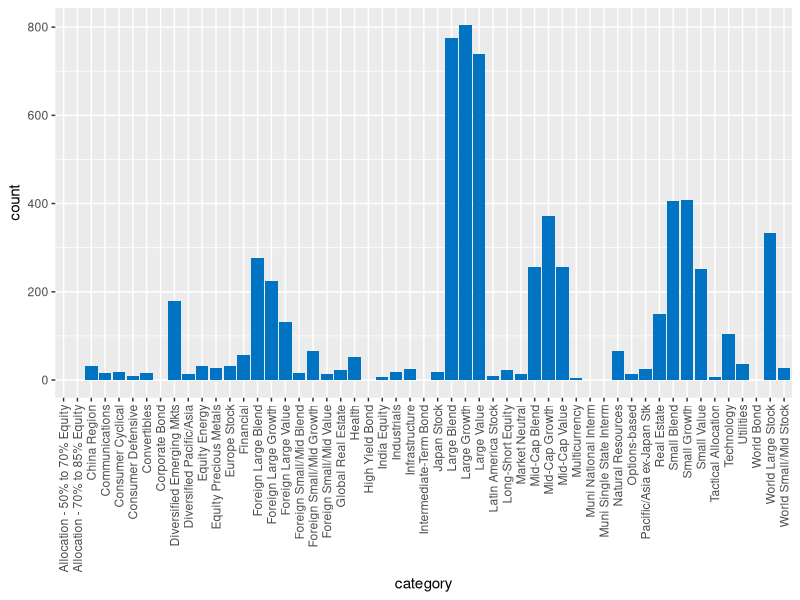
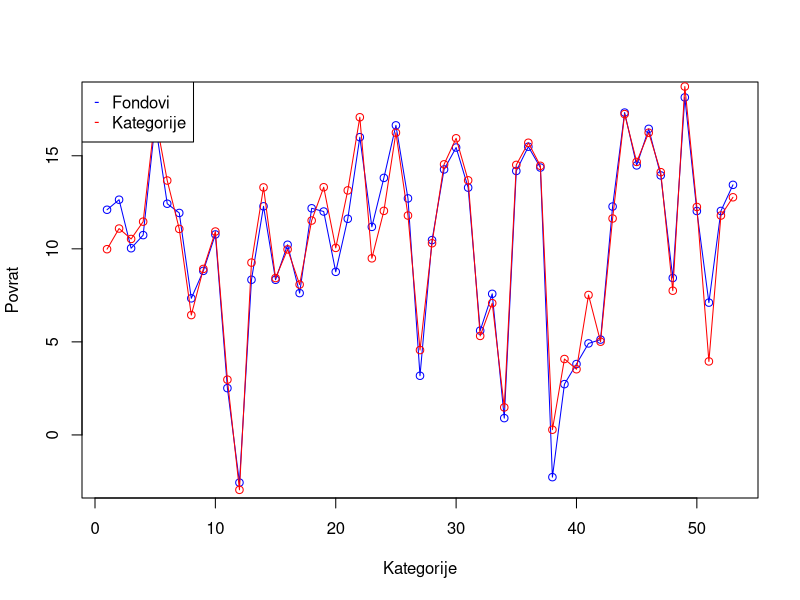
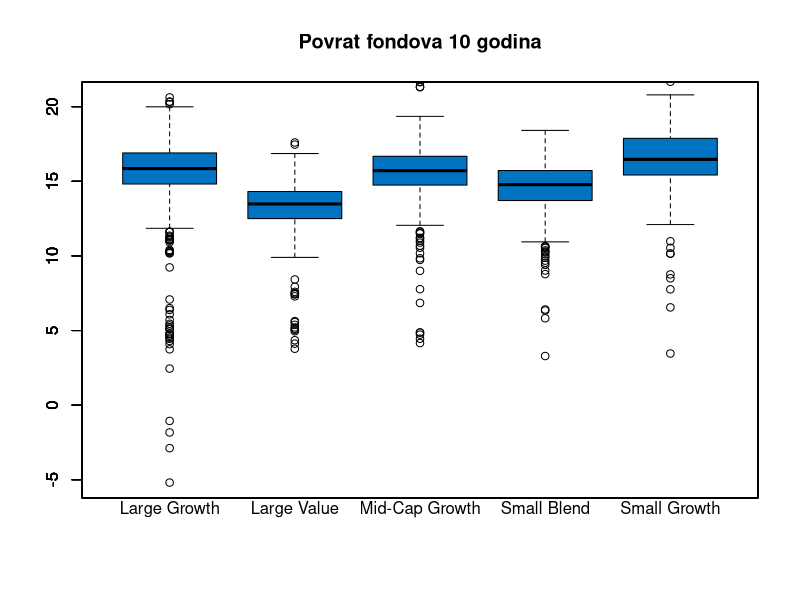
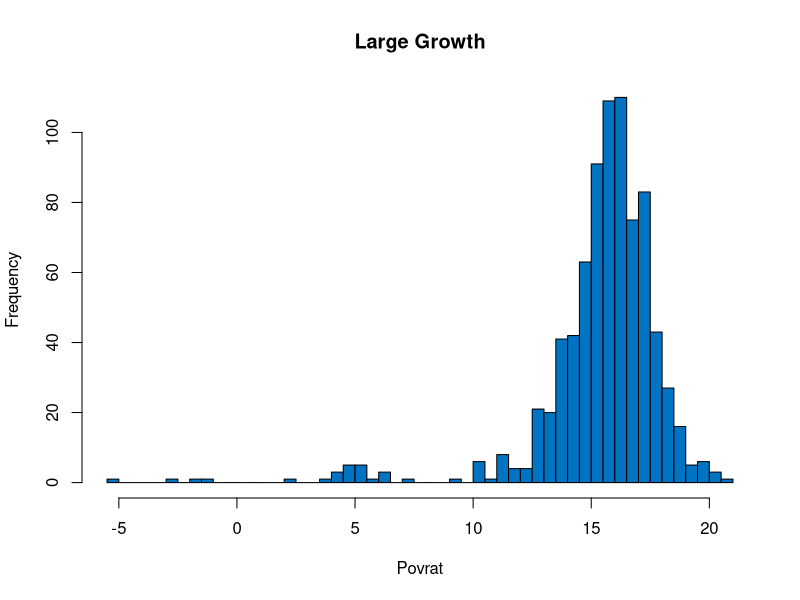
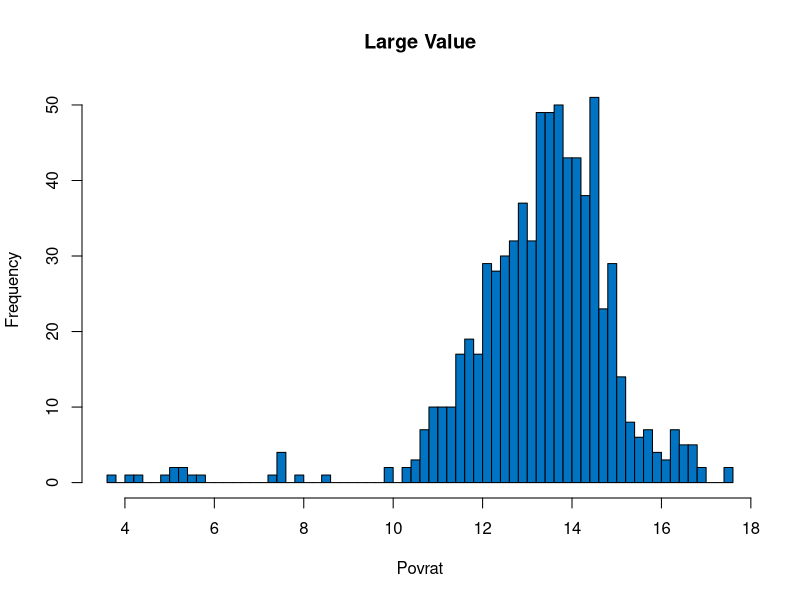
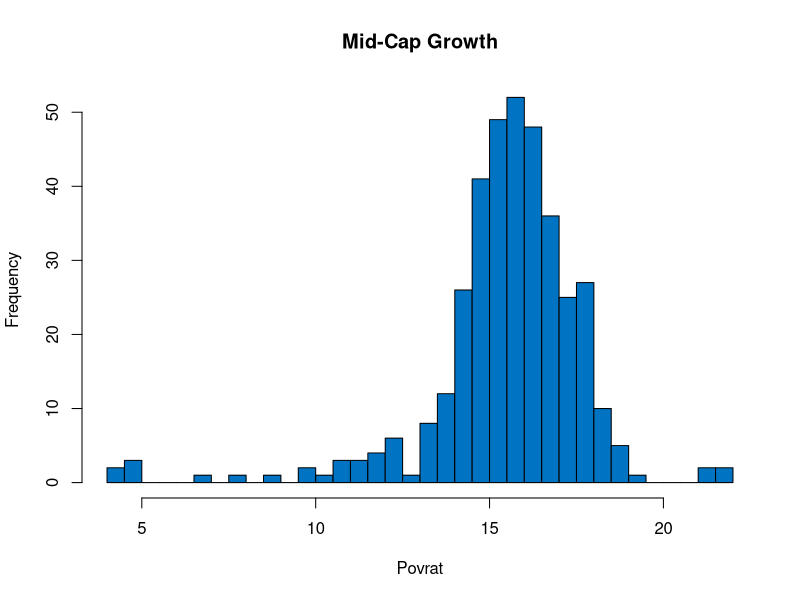
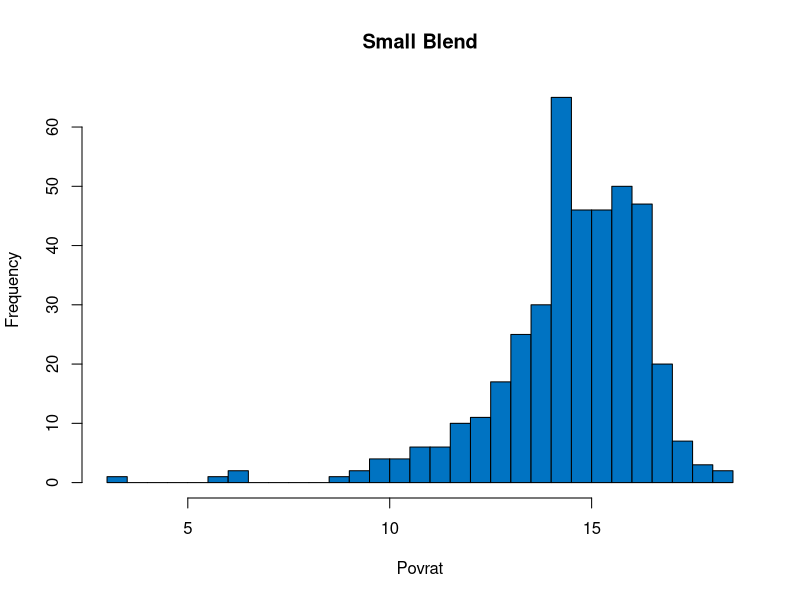
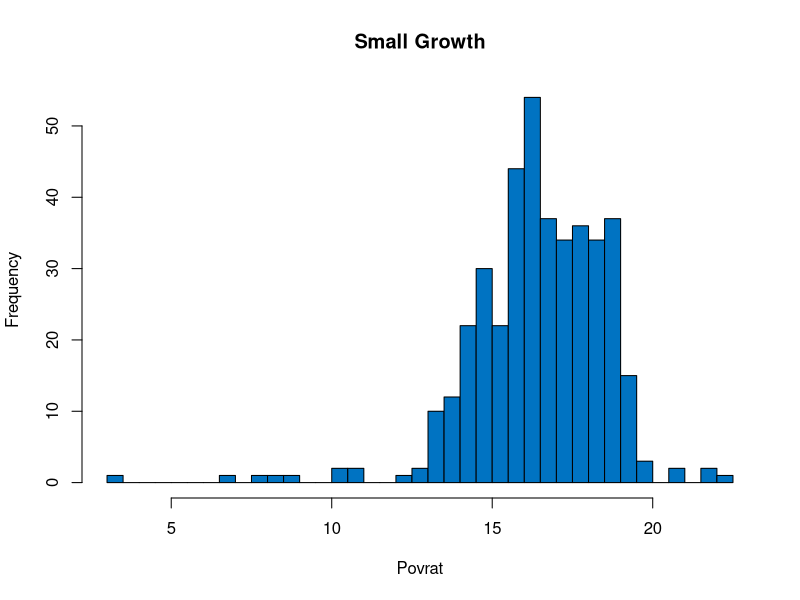

The R source for these figures, in order: (Note: this script raises an error after producing the figures.)
## ---- chunk 1
mutual_funds = read.csv("mutual_funds.csv")
head(mutual_funds)
## ---- chunk 2
levels(mutual_funds$category)
## ---- chunk 3
#library(dplyr)

cats = table(mutual_funds$category)
cats = as.data.frame(cats)
cats

library(ggplot2)

ggplot(mutual_funds, aes(category)) + geom_bar(fill = "#0073C2FF") + theme(axis.text.x = element_text(angle = 90, vjust = 0.5, hjust=1))
## ---- chunk 4
cat_ytd = do.call(data.frame, aggregate(cbind(fund_return_10years, category_return_10years)~category, mutual_funds, FUN = function(x) c(Mean = mean(x))))

plot(cat_ytd$fund_return_10years,type = "o",col = "blue", xlab = "Kategorije", ylab = "Povrat", 
   main = "")

lines(cat_ytd$category_return_10years, type = "o", col = "red")

legend(x = "topleft", y=0.85, legend = c("Fondovi", "Kategorije"), col = c("blue", "red"), pch=c("-","-"))

## ---- chunk 5

cats = c("Large Growth", "Large Value", "Mid-Cap Growth", "Small Blend", "Small Growth")

boxplot(mutual_funds[mutual_funds$category == "Large Growth",]$fund_return_10years, boxfill = NA, border = NA,  main='Povrat fondova 10 godina', names=c(""))

i = 1
for (c in cats) {
  jedna = mutual_funds[mutual_funds$category == c, ]
  
  boxplot(jedna$fund_return_10years,
          xaxt = "n", add = TRUE, boxfill="#0073C2FF", xlab="",
          boxwex=0.3, at= i * 0.2 + 0.4)
  mtext(c, side = 1, at= i * 0.2 + 0.4)
  
  i = i + 1
}

for (c in cats) {
  jedna = mutual_funds[mutual_funds$category == c, ]
  h = hist(jedna$fund_return_10years,
         breaks=50,
         main=c,
         xlab="Povrat",
         ylab='Frequency',
         col="#0073C2FF"
         ) 
}
## ---- chunk 6
for (c in cats) {
  jedna = mutual_funds[mutual_funds$category == c, ]
  
  qqnorm(jedna$fund_return_10years, pch = 1, frame = FALSE,main=c)
  qqline(jedna$fund_return_10years, col = "steelblue", lwd = 2)
}
## ---- chunk 7
cats = table(mutual_funds$category)
cats = as.data.frame(cats)
to_remove = cats[cats$Freq < 30,]
cats = cats[cats$Freq >= 30,]
cats

cat_funds = mutual_funds

for (c in to_remove$Var1) {
  cat_funds = cat_funds[cat_funds$category != c, ]
}
## ---- chunk 8
testovi = data.frame()

for (c in unique(cat_funds$category)) {
  d = cat_funds[cat_funds$category == c, ]
  
  y10 = t.test(d$fund_return_10years, mu = mean(d$category_return_10years), alternative="greater")$p.value
  
  row = data.frame(category=c, p10years=y10)
  
  testovi = rbind(testovi, row)
}

testovi

y10t = testovi[testovi$p10years < 0.05,]

p = nrow(y10t) / nrow(testovi) * 100
cat("Procenat fondova koji pobjedjuju kategoriju", p)
## ---- chunk 9
manji = cat_funds[cat_funds$fund_return_10years < cat_funds$category_return_10years, ]
veci = cat_funds[cat_funds$fund_return_10years > cat_funds$category_return_10years, ]
dim(manji)
dim(veci)
## ---- chunk 10
cats = table(veci$category)
cats = as.data.frame(cats)
cats

ggplot(veci, aes(category)) + geom_bar(fill = "#0073C2FF") + theme(axis.text.x = element_text(angle = 90, vjust = 0.5, hjust=1)) + ggtitle("Fondovi koji pobjeđuju kategoriju")

cats = table(manji$category)
cats = as.data.frame(cats)
cats

ggplot(manji, aes(category)) + geom_bar(fill = "#0073C2FF") + theme(axis.text.x = element_text(angle = 90, vjust = 0.5, hjust=1)) + ggtitle("Fondovi koji ne pobjeđuju kategoriju")
## ---- chunk 11
veci = select(veci, c("category", "net_assets", "fund_yield", "morningstar_rating", "inception_date", "investment", "size", "currency", "portfolio_cash", "portfolio_stocks", "portfolio_preferred", "fund_return_10years", "category_return_10years"))
manji = select(manji, c("category", "net_assets", "fund_yield", "morningstar_rating", "inception_date", "investment", "size", "currency", "portfolio_cash", "portfolio_stocks", "portfolio_preferred", "fund_return_10years", "category_return_10years"))

veci$relative_return = (veci$fund_return_10years - veci$category_return_10years)
manji$relative_return = (manji$fund_return_10years - manji$category_return_10years)

summary(veci)
summary(manji)
## ---- chunk 12
h = hist(veci$relative_return,
         breaks=100,
         main="Povrati iz svih fondova koji pobjedjuju svoju kategoriju",
         xlab="povrat",
         ylab='Frequency',
         col="#0073C2FF"
         )

qqnorm(veci$relative_return, pch = 1, frame = FALSE,main="Povrati iz svih fondova koji pobjedjuju svoju kategoriju")
qqline(veci$relative_return, col = "steelblue", lwd = 2)

h = hist(manji$relative_return,
         breaks=100,
         main="Povrati iz svih fondova koji ne pobjedjuju svoju kategoriju",
         xlab="povrat",
         ylab='Frequency',
         col="#0073C2FF"
         )

qqnorm(manji$relative_return, pch = 1, frame = FALSE,main="Povrati iz svih fondova koji ne pobjedjuju svoju kategoriju")
qqline(manji$relative_return, col = "steelblue", lwd = 2)

boxplot(veci$relative_return, manji$relative_return, 
        names = c('Pobjedjuju','Ne pobjedjuju'),
        col = "#0073C2FF",
        main='Boxplot fondova zavisno da li pobjedjuju ili ne svoju kategoriju')
## ---- chunk 13
v = veci[veci$morningstar_rating > 0, ]
m = manji[manji$morningstar_rating > 0, ]
h = hist(v$morningstar_rating,
         breaks=seq(min(v$morningstar_rating),max(v$morningstar_rating),1),
         main="Morningstar rating iz svih fondova koji pobjeđuju svoju kategoriju",
         xlab="povrat",
         ylab='Frequency',
         col="#0073C2FF"
         )

h = hist(m$morningstar_rating,
         breaks=seq(min(m$morningstar_rating),max(m$morningstar_rating),1),
         main="Morningstar rating iz svih fondova koji ne pobjeđuju svoju kategoriju",
         xlab="povrat",
         ylab='Frequency',
         col="#0073C2FF"
         )
## ---- chunk 14
t.test(v$morningstar_rating, m$morningstar_rating, alt = "greater")
## ---- chunk 15
veci['investment'] <- sapply(veci['investment'], as.character);
manji['investment'] <- sapply(manji['investment'], as.character);

veci_invest = table(veci[veci$investment=="Blend" | veci$investment=="Growth" | veci$investment=="Value",]$investment)
manj_invest = table(manji[manji$investment=="Blend" | manji$investment=="Growth" | manji$investment=="Value",]$investment)
tbl = rbind(veci_invest, manj_invest)

added_margins_tbl = addmargins(tbl)
print(added_margins_tbl)
## ---- chunk 16
for (col_names in colnames(added_margins_tbl)){
  for (row_names in rownames(added_margins_tbl)){
    if (!(row_names == 'Sum' | col_names == 'Sum') ){
      cat('Očekivane frekvencije za razred ',col_names,'-',row_names,': ',(added_margins_tbl[row_names,'Sum'] * added_margins_tbl['Sum',col_names]) / added_margins_tbl['Sum','Sum'],'\n')
    }
  }
}
## ---- chunk 17
chisq.test(tbl,correct=F)
## ---- chunk 18
grt = cat_funds[cat_funds$fund_return_10years > cat_funds$category_return_10years, ]

plot(grt$price_book, grt$price_earnings)
plot(grt$price_sales, grt$price_earnings)
plot(grt$price_cashflow, grt$price_earnings)
## ---- chunk 19
grt = cat_funds[cat_funds$fund_return_10years > cat_funds$category_return_10years, ]
fit.book = lm(price_earnings ~ price_book, data=grt)

plot(grt$price_book, grt$price_earnings)
lines(grt$price_book,fit.book$fitted.values,col='red')

fit.sales = lm(price_earnings ~ price_sales, data=grt)

plot(grt$price_sales, grt$price_earnings)
lines(grt$price_sales,fit.sales$fitted.values,col='red')

fit.cashflow = lm(price_earnings ~ price_cashflow, data=grt)

plot(grt$price_cashflow, grt$price_earnings)
lines(grt$price_cashflow,fit.cashflow$fitted.values,col='red')
## ---- chunk 20
qqnorm(rstandard(fit.book))
qqline(rstandard(fit.book))
ks.test(rstandard(fit.book),'pnorm')

qqnorm(rstandard(fit.sales))
qqline(rstandard(fit.sales))
ks.test(rstandard(fit.sales),'pnorm')

qqnorm(rstandard(fit.cashflow))
qqline(rstandard(fit.cashflow))
ks.test(rstandard(fit.cashflow),'pnorm')
## ---- chunk 21
summary(fit.book)

summary(fit.sales)

summary(fit.cashflow)
## ---- chunk 22
cor(grt$price_sales, grt$price_earnings)

cor.test(grt$price_sales, grt$price_earnings)

summary(fit.sales)
## ---- chunk 23
fit.mul = lm(price_earnings ~ price_sales + price_book + price_cashflow, data=grt)
summary(fit.mul)
